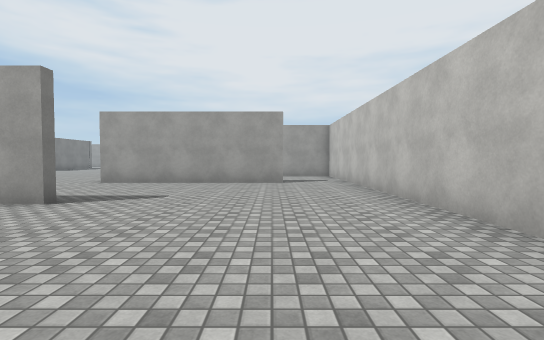
View 1 (above)

24 first-person views from a walk through a scene from a Unity 3-D project. The camera is 1.3 m above the floor, tilts 2° down and sees 85° across. The floor is counted in squares, 2 m on a side. Each view is taken from the middle of a square. On the plan, view 1 faces up. The plan holds only what a view shows up to about 9 squares ahead; the rest is blank. The place goes on beyond the plan. The player is left out. Surface patterns are stand-ins for the level's own textures.

View 2
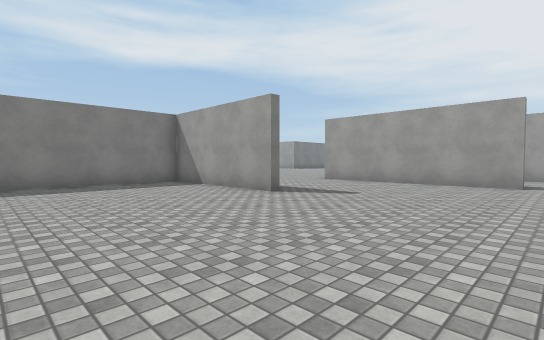

View 3
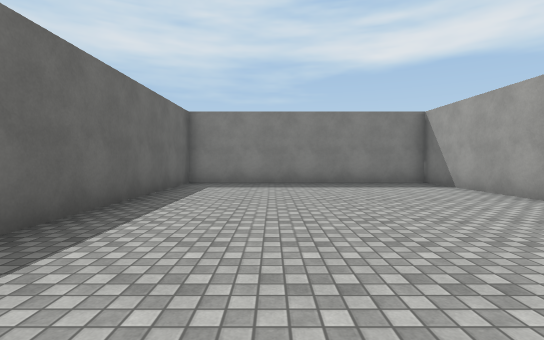

View 4
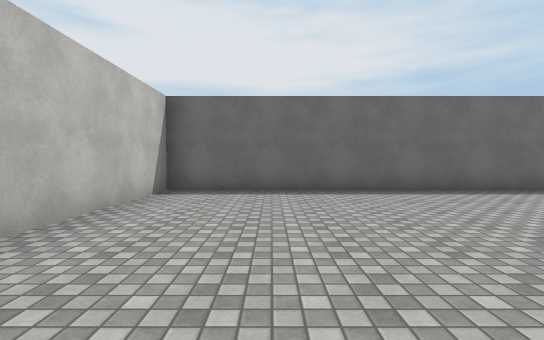

View 5
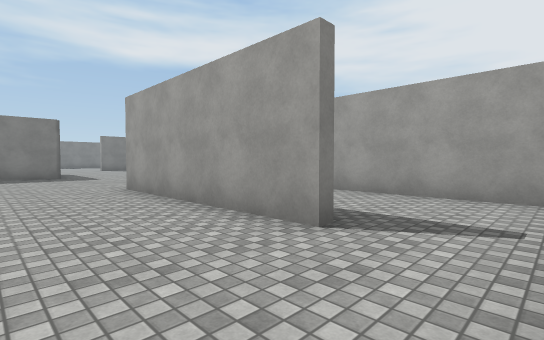

View 6
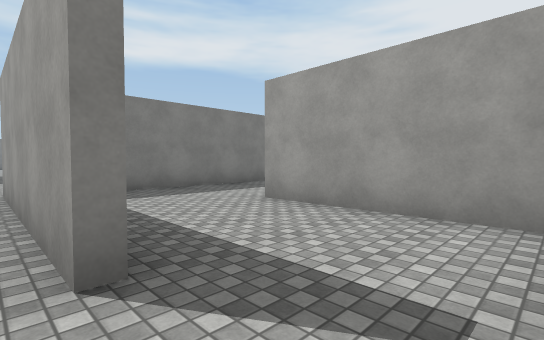

View 7
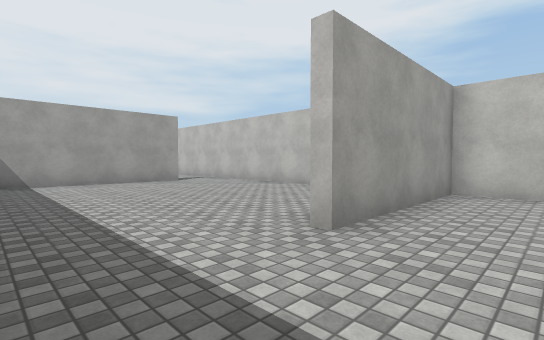

View 8
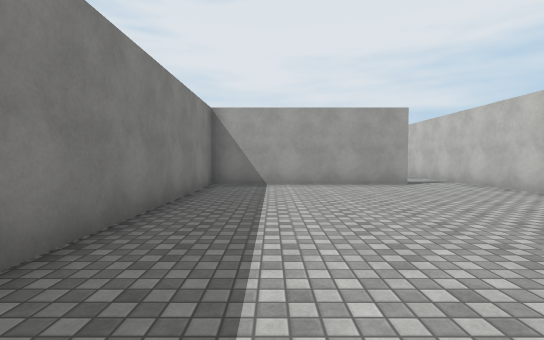

View 9
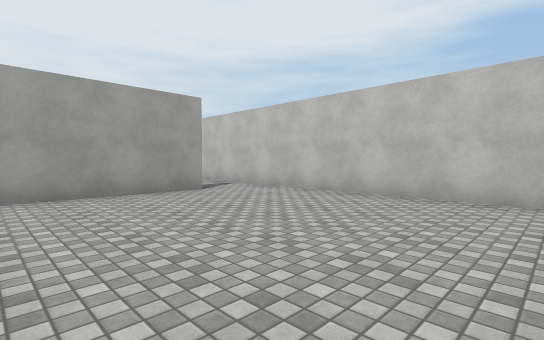

View 10
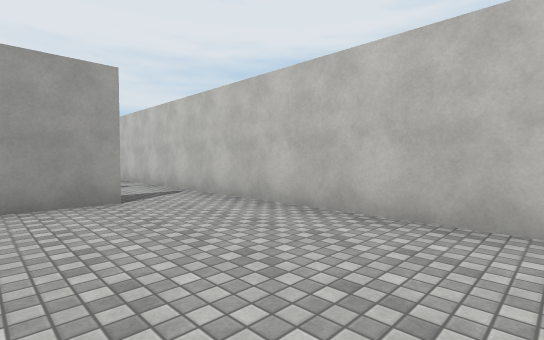

View 11
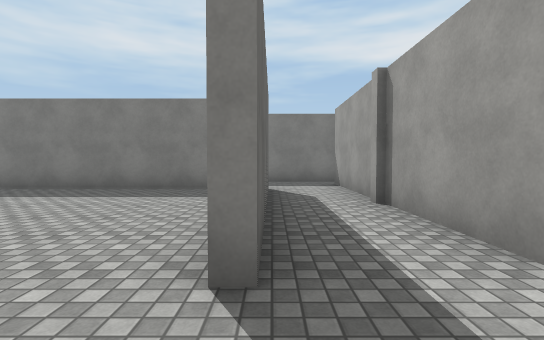

View 12
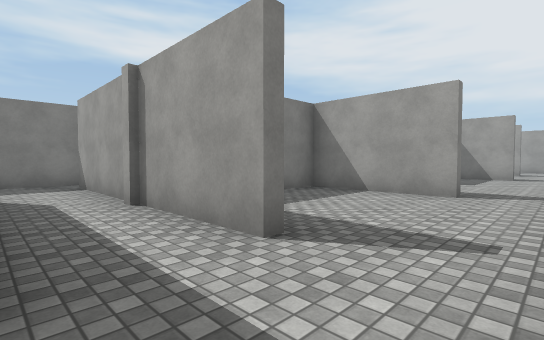

View 13
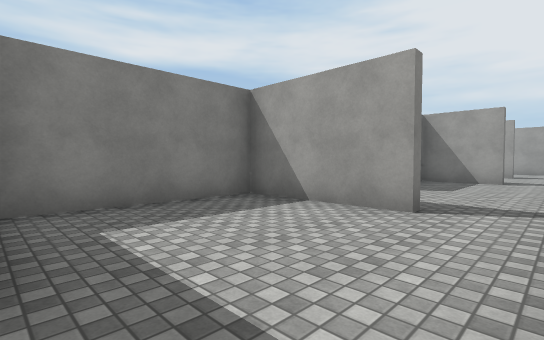

View 14
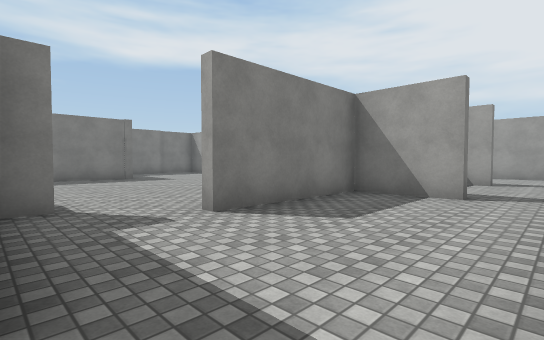

View 15
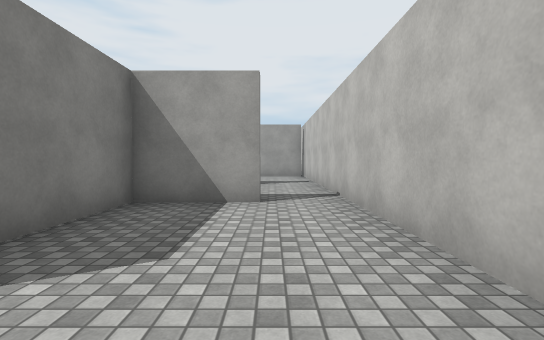

View 16
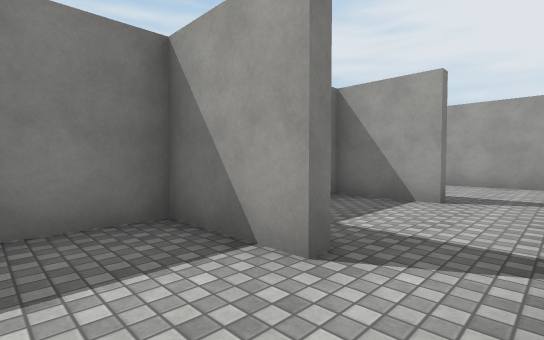

View 17
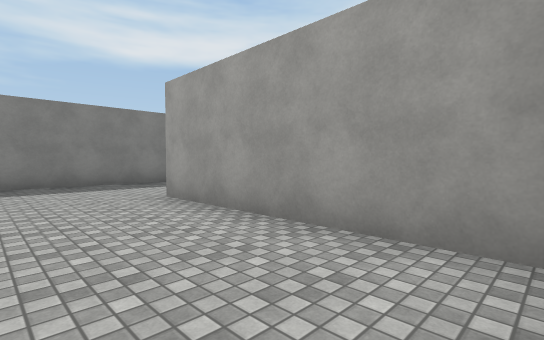

View 18
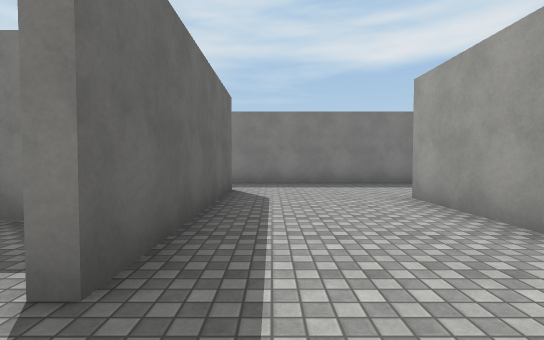

View 19
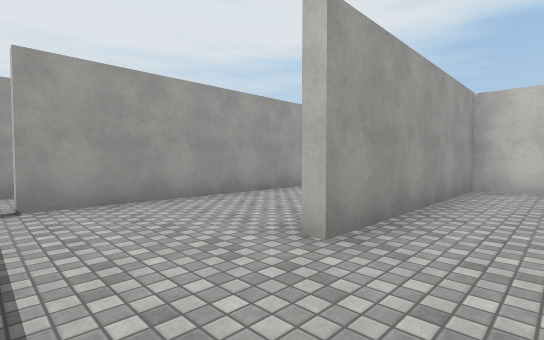

View 20
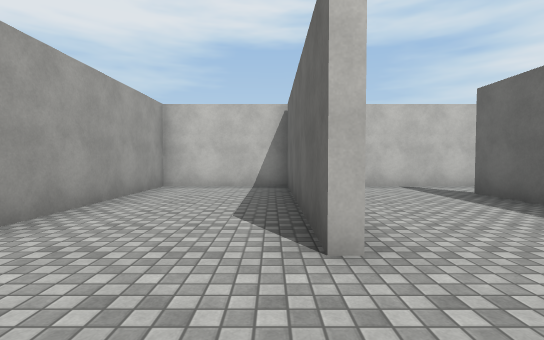

View 21
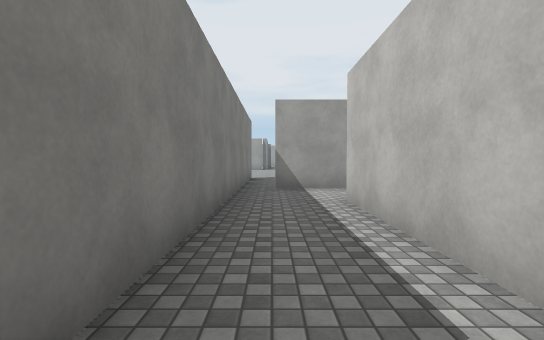

View 22
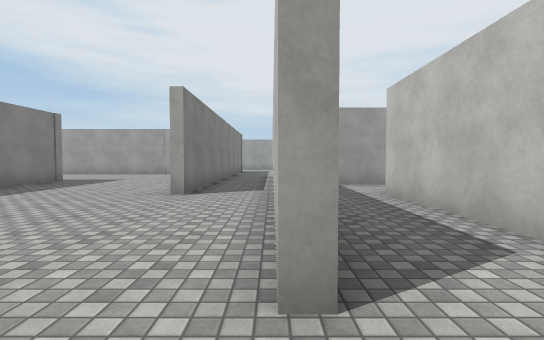

View 23
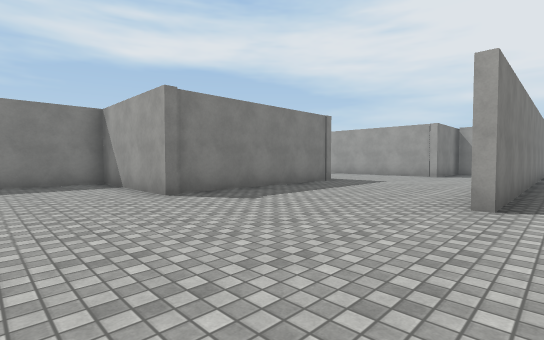

View 24
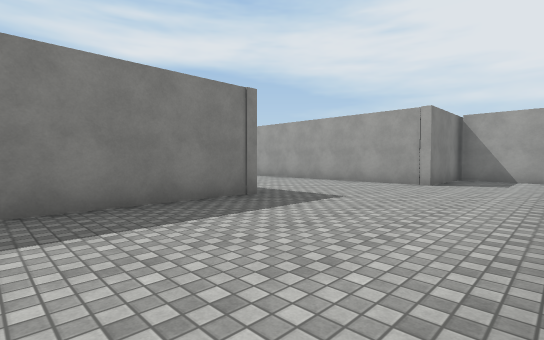

### Floor plan
Key: @ floor where view 1 was taken; # wall or solid block; x gap in a wall; . floor.
Columns run from 17 left of view 1 to 3 right of it. Each row starts with its distance up from view 1.
 43             #
 42             .
 41             .########
 40             ........#
 39            #........#
 38            #..#######
 37            #........#
 36            #........#
 35            #........#
 34            #.#####..#
 33                 #...#
 32                 #...#
 31                 ##..#
 30                 #...#
 29       ### ....  #...#
 28       #.#.......#...#
 27       #.#...........#
 26    ####.# ..........
 25   ......#      ###..
 24   ......#      #....#
 23   ......#.#.   #....#
 22     #...#.#.   #....#
 21     #...#.#x######..#
 20     #...#.#.........#
 19     #...#.#.######..#
 18     #.....#.#.......#
 17 #####.....#.#.......#
 16 #.........#.#.......#
 15 #.........#.#.......#
 14 #...........#.......#
 13           . #.......#
 12             #...#####
 11             #.......#
 10             #.......#
  9          ...######..#
  8         ............#
  7        #............#
  6           ..........#
  5           ####......#
  4           #.........#
  3           #.........#
  2           #.........#
  1           #.........#
  0           #......@..#
 -1           #.........#
 -2           #.........#
 -3           ###########

Positions as (right, up) in squares from view 1, and headings:
1: (0, 0), facing up
2: (1, 0), facing up-left
3: (1, 0), facing left
4: (0, 4), facing down
5: (2, 6), facing up-left
6: (2, 8), facing up-left
7: (-4, 10), facing up-right
8: (-3, 11), facing up
9: (-3, 13), facing up-right
10: (-1, 14), facing up-right
11: (2, 19), facing left
12: (2, 19), facing up-left
13: (2, 21), facing up-left
14: (2, 25), facing up-left
15: (1, 26), facing up
16: (2, 29), facing up-left
17: (2, 35), facing up-left
18: (2, 35), facing left
19: (-5, 36), facing up-right
20: (-5, 38), facing right
21: (-6, 14), facing up
22: (-7, 13), facing up
23: (-8, 14), facing up-left
24: (-9, 18), facing up-left
